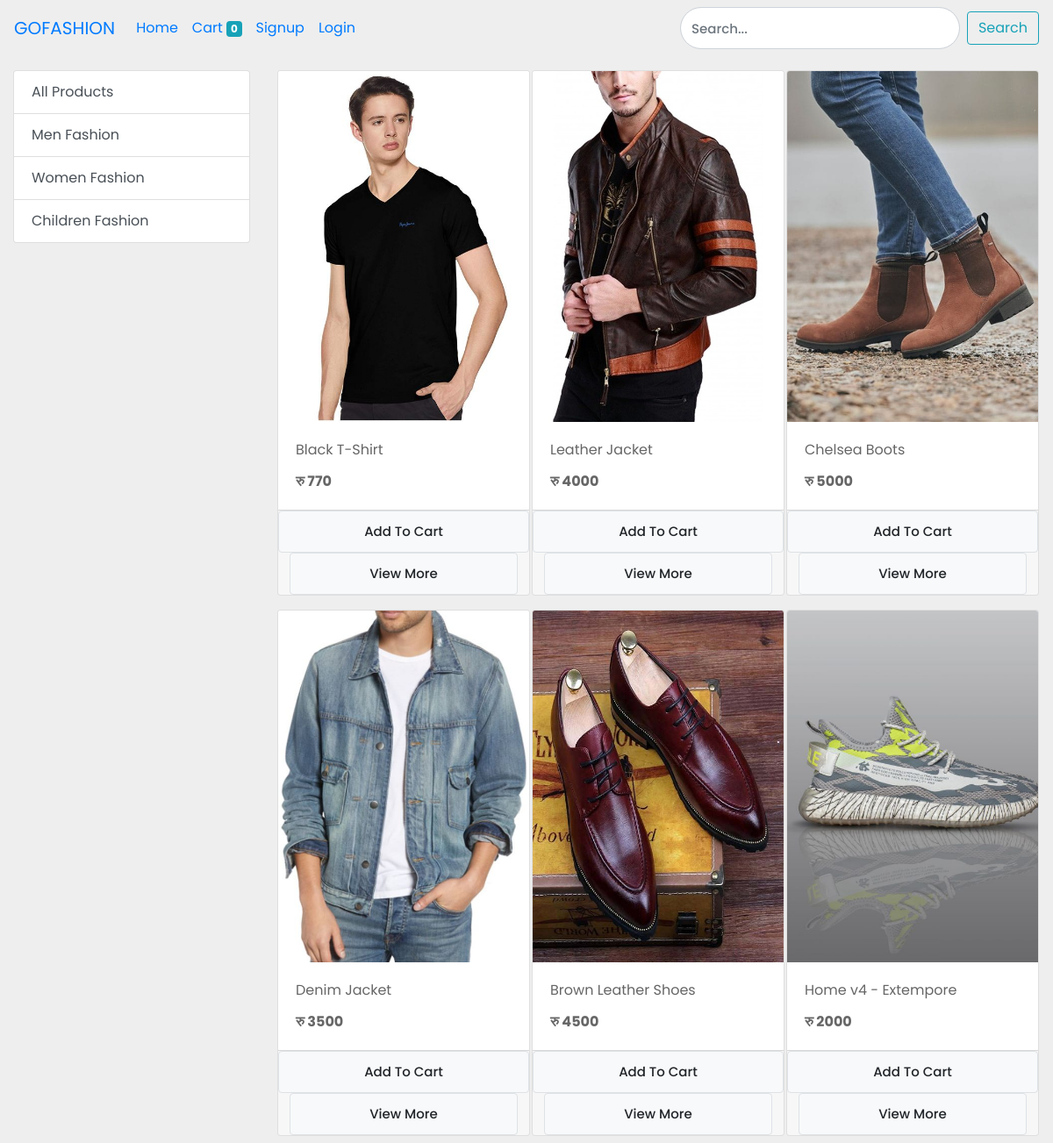
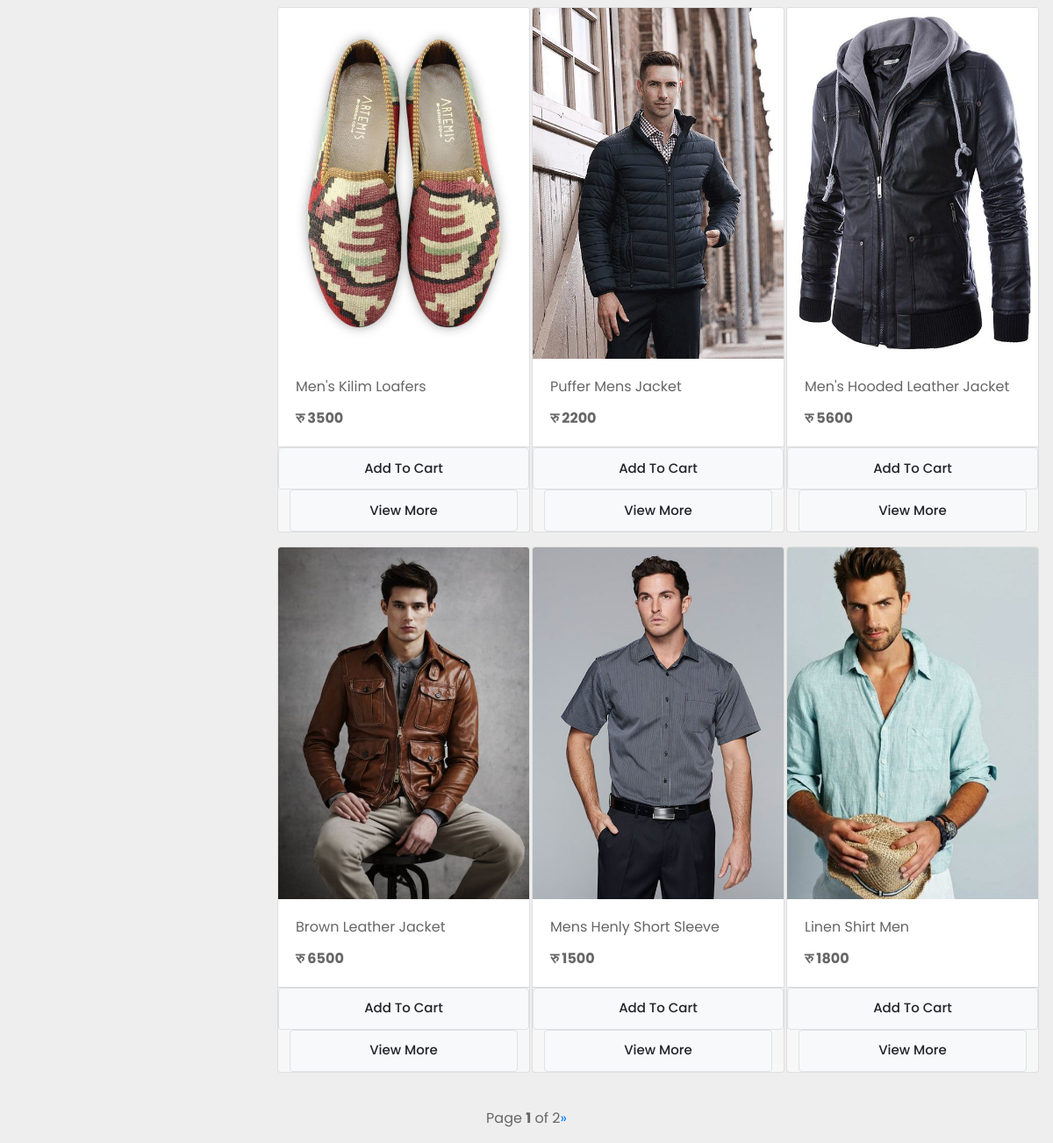
/?category=1, run on the app's committed database (2 pictures, top to bottom).
### store/models/category.py (models this page shows, shortened)
class Category(models.Model):
    name = models.CharField(max_length=20)
    @staticmethod
    def get_all_categories():
        return Category.objects.all()

### store/models/product.py (models this page shows, shortened)
class Product(models.Model):
    name = models.CharField(max_length=50)
    price = models.IntegerField(default=0)
    category = models.ForeignKey(Category, on_delete=models.CASCADE, default=1)
    description = models.TextField(max_length=10000, default='')
    image = models.ImageField(upload_to='uploads/products/')
    @staticmethod
    def get_all_products_by_category_id(category_id):
        if category_id:
            return Product.objects.filter(category=category_id)
        else:
            return Product.get_all_products()

### store/views/home.py (the view, shortened to what this page needs)
# urls.py: path('', home.Index.as_view(), name='index'),
class Index(View):
    def get(self, request):
        cart = request.session.get('cart')
        if not cart:
            request.session['cart'] = {}
        products = None
        categories = Category.get_all_categories()
        categoryID = request.GET.get('category')
        if categoryID:
            products = Product.get_all_products_by_category_id(categoryID)
        else:
            products = Product.get_all_products()
        paginator = Paginator(products, 12)
        page = request.GET.get('page')
        try:
            products = paginator.page(page)
        except PageNotAnInteger:
            products = paginator.page(1)
        except EmptyPage:
            products = paginator.page(paginator.num_pages)
        data = {
            'products': products,
            'categories': categories,
            'page': page,
            'categoryID': categoryID
        }
        return render(request, 'index.html', data)

### store/templatetags/cart.py (called while the page is built)
@register.filter(name='is_in_cart')
def is_in_cart(product, cart):
    keys = cart.keys()
    for id in keys:
        if int(id) == product.id:
            return True
    return False

### store/templatetags/custom_filter_for_currency.py (called while the page is built)
@register.filter(name='currency')
def currency(number):
    return 'रु ' + str(number)

### store/templates/index.html (shortened to what this page needs)
{% extends 'base.html' %}
{% load static %}
{% block content %}
 {% load cart %}
 {% load custom_filter_for_currency %}
<html>
  <head>
    <link rel="stylesheet" href="https://stackpath.bootstrapcdn.com/bootstrap/4.3.1/css/bootstrap.min.css"
>
    <link rel="stylesheet" type="text/css" href="{% static '/css/style.css/' %}">
  </head>
  <body>
    <div class="container-fluid mt-3">
      <div class="row">
        <div class="col-lg-3 mx-auto">
          <div class="list-group">
            <a href="/" class="list-group-item list-group-item-action">All Products</a>
            {% for category in categories %}
              <a href="/?category={{ category.id }}" class="list-group-item list-group-item-action">{{ category.name }}</a>
            {% endfor %}
          </div>
        </div>
        <div id="products" class="col-lg-9 mx-auto">
          <div class="row mx-auto">
            {% for product in products %}
              <div class="card mx-auto mb-3" id="{{ product.id }}" style="width: 18rem;">
                <img class="card-img-top" src="{{ product.image.url }}" alt="Card image cap">
                <div class="card-body">
                  <p class="card-title">{{ product.name }}</p>
                  <p class="card-text"><b>{{ product.price|currency }}</b></p>
                </div>
                <div class="card-footer p-0 no-gutters">
                    {% if product|is_in_cart:request.session.cart %}
                      <div class="row no-gutters">
                        <form action="/#{{ product.id }}" class="col-2" method="post">
                          {% csrf_token %}
                          <input hidden type="text" name="product" value="{{ product.id }}">
                          <input hidden type="text" name="url" value="{{ request.build_absolute_uri }}">
                          <input hidden type="text" name="remove" value="True">
                          <input type="submit" value="-" class="btn btn-block btn-secondary">
                        </form>
                        <div class="text-center col">
                          {{ product|product_quantity_in_cart:request.session.cart }} in Cart
                        </div>
                        <form action="/#{{ product.id }}" class="col-2" method="post">
                          {% csrf_token %}
                          <input hidden type="text" name="product" value="{{ product.id }}">
                          <input hidden type="text" name="url" value="{{ request.build_absolute_uri }}">
                          <input type="submit" value="+" class="btn btn-block btn-secondary">
                        </form>
                      </div>
                    {% else %}
                    <form action="/#{{ product.id }}" method="POST" class="btn-block">
                        <input type="submit" class="float-right btn btn-light border form-control" value="Add To Cart">
                    </form>
                    {% endif %}
                    <a href="/product_description/{{ product.id }}" class="btn btn-block">
                      <button class="float-right btn btn-light border form-control">View More</button>
                    </a>
                </div>
              </div>
            {% endfor %}
          </div>
        </div>
      </div>
    </div>
    <br>
    {% include 'pagination2.html' with page=products %}
  </body>
</html>
{% endblock %}

### static/css/style.css (style rules this page uses)
body { font-family: 'Poppins', sans-serif; font-size: 16px; background: #eee; color:#666; }
.form-control { font-size: 15px; min-height: 48px; font-weight: 500; }

### data on the page
Category: name "Men Fashion"
Category: name "Women Fashion"
Category: name "Children Fashion"
Product: {{ product.id }} 1 (drawn), image (picture), name "Black T-Shirt", price "रु 770"
Product: image (picture), name "Leather Jacket", price "रु 4000"
Product: image (picture), name "Chelsea Boots", price "रु 5000"
Product: image (picture), name "Denim Jacket", price "रु 3500"
Product: image (picture), name "Brown Leather Shoes", price "रु 4500"
Product: image (picture), name "Home v4 - Extempore", price "रु 2000"
Product: image (picture), name "Men's Kilim Loafers", price "रु 3500"
Product: image (picture), name "Puffer Mens Jacket", price "रु 2200"
Product: image (picture), name "Men's Hooded Leather Jacket", price "रु 5600"
Product: image (picture), name "Brown Leather Jacket", price "रु 6500"
Product: image (picture), name "Mens Henly Short Sleeve", price "रु 1500"
Product: image (picture), name "Linen Shirt Men", price "रु 1800"

### other printed values
{{ request.session.cart.keys|length }} "0"
{{ page.number }} "1"
{{ page.paginator.num_pages }} "2"
